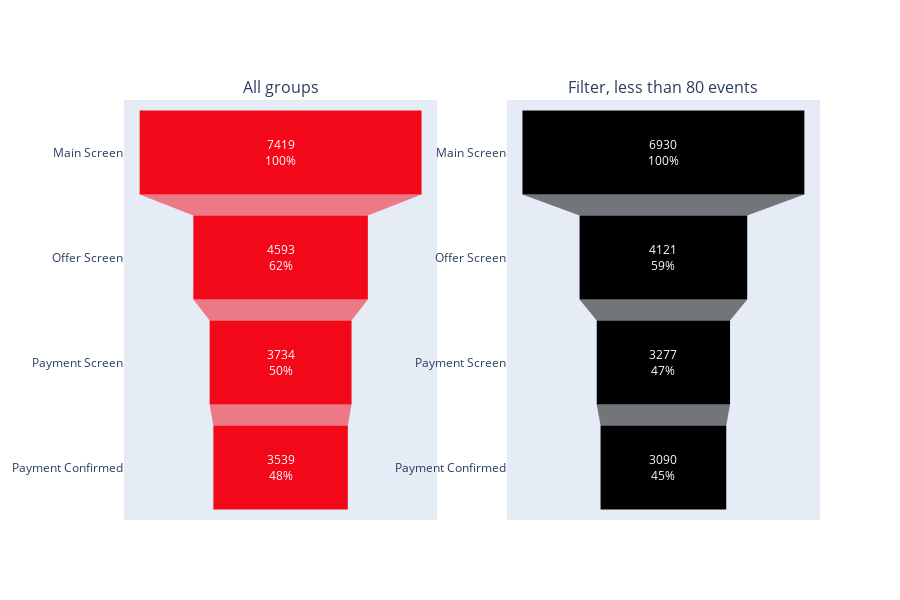

Write notebook code for a chart like this one.
### Markdown cell above
We will build a sales funnel for all data and data with a filter of less than 80 events.

### Code cell
import plotly.graph_objects as go
from plotly.subplots import make_subplots

# set the graph parameters - one line and two columns
fig = make_subplots(rows=1, cols=2,subplot_titles=("All groups", "Filter, less than 80 events"))
fig.add_trace(
    go.Funnel(
        y=[
            'Main Screen',
            'Offer Screen',
            'Payment Screen',
            'Payment Confirmed',
        ],
        x=event_unique['device_id'],
        textposition = "inside",
        textinfo = "value+percent initial",
        marker = {"color": "#F20819"}
    ),
    row=1, col=1
)
fig.add_trace(
    go.Funnel(
        y=[
            'Main Screen',
            'Offer Screen',
            'Payment Screen',
            'Payment Confirmed',
        ],
        x=event_unique_bigger_80['device_id'],
        textposition = "inside",
        textinfo = "value+percent initial",
        marker = {"color": "#000000"}
    ),
    row=1, col=2
)
fig.update_layout(showlegend=False,height=600, width=900)

fig.show()

### Figure 1 — Plotly figure (JSON) as saved in the notebook; plotly's stock layout.template omitted (floating-point values rounded to 4 significant figures)
{"data": [{"marker": {"color": "#F20819"}, "textinfo": "value+percent initial", "textposition": "inside", "type": "funnel", "x": [7419, 4593, 3734, 3539], "xaxis": "x", "y": ["Main Screen", "Offer Screen", "Payment Screen", "Payment Confirmed"], "yaxis": "y"}, {"marker": {"color": "#000000"}, "textinfo": "value+percent initial", "textposition": "inside", "type": "funnel", "x": [6930, 4121, 3277, 3090], "xaxis": "x2", "y": ["Main Screen", "Offer Screen", "Payment Screen", "Payment Confirmed"], "yaxis": "y2"}], "layout": {"annotations": [{"font": {"size": 16}, "showarrow": false, "text": "All groups", "x": 0.225, "xanchor": "center", "xref": "paper", "y": 1, "yanchor": "bottom", "yref": "paper"}, {"font": {"size": 16}, "showarrow": false, "text": "Filter, less than 80 events", "x": 0.775, "xanchor": "center", "xref": "paper", "y": 1, "yanchor": "bottom", "yref": "paper"}], "height": 600, "showlegend": false, "width": 900, "xaxis": {"anchor": "y", "domain": [0, 0.45]}, "xaxis2": {"anchor": "y2", "domain": [0.55, 1]}, "yaxis": {"anchor": "x", "domain": [0, 1]}, "yaxis2": {"anchor": "x2", "domain": [0, 1]}}}
